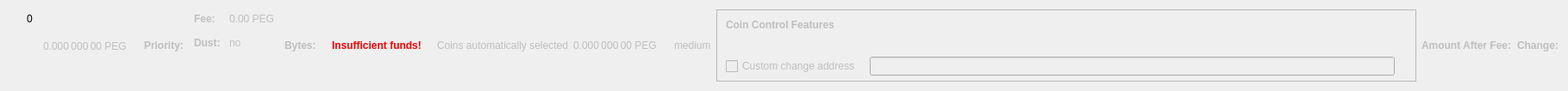
    <widget class="QWidget" name="dummyHideWidget" native="true">
     <property name="maximumSize">
      <size>
       <width>100</width>
       <height>22</height>
      </size>
     </property>
     <layout class="QHBoxLayout" name="dummyHideLayout">
      <item>
       <layout class="QFormLayout" name="formLayoutCoinControl1">
        <property name="horizontalSpacing">
         <number>10</number>
        </property>
        <property name="verticalSpacing">
         <number>14</number>
        </property>
        <property name="leftMargin">
         <number>10</number>
        </property>
        <property name="topMargin">
         <number>4</number>
        </property>
        <property name="rightMargin">
         <number>6</number>
        </property>
        <item row="0" column="1">
         <widget class="QLabel" name="labelCoinControlBytes">
          <property name="cursor">
           <cursorShape>IBeamCursor</cursorShape>
          </property>
          <property name="contextMenuPolicy">
           <enum>Qt::ActionsContextMenu</enum>
          </property>
          <property name="text">
           <string notr="true">0</string>
          </property>
          <property name="textInteractionFlags">
           <set>Qt::LinksAccessibleByMouse|Qt::TextSelectableByKeyboard|Qt::TextSelectableByMouse</set>
          </property>
         </widget>
        </item>
       </layout>
      </item>
      <item>
       <widget class="QLabel" name="labelCoinControlAfterFee">
        <property name="enabled">
         <bool>false</bool>
        </property>
        <property name="sizePolicy">
         <sizepolicy hsizetype="Fixed" vsizetype="Fixed">
          <horstretch>0</horstretch>
          <verstretch>0</verstretch>
         </sizepolicy>
        </property>
        <property name="minimumSize">
         <size>
          <width>111</width>
          <height>12</height>
         </size>
        </property>
        <property name="maximumSize">
         <size>
          <width>111</width>
          <height>12</height>
         </size>
        </property>
        <property name="cursor">
         <cursorShape>IBeamCursor</cursorShape>
        </property>
        <property name="contextMenuPolicy">
         <enum>Qt::ActionsContextMenu</enum>
        </property>
        <property name="text">
         <string notr="true">0.000 000 00 PEG</string>
        </property>
        <property name="textInteractionFlags">
         <set>Qt::LinksAccessibleByMouse|Qt::TextSelectableByKeyboard|Qt::TextSelectableByMouse</set>
        </property>
       </widget>
      </item>
      <item>
       <widget class="QLabel" name="labelCoinControlPriorityText">
        <property name="enabled">
         <bool>false</bool>
        </property>
        <property name="font">
         <font>
          <weight>75</weight>
          <bold>true</bold>
         </font>
        </property>
        <property name="text">
         <string>Priority:</string>
        </property>
       </widget>
      </item>
      <item>
       <layout class="QHBoxLayout" name="horizontalLayout"/>
      </item>
      <item>
       <layout class="QFormLayout" name="formLayoutCoinControl3">
        <property name="horizontalSpacing">
         <number>10</number>
        </property>
        <property name="verticalSpacing">
         <number>14</number>
        </property>
        <property name="leftMargin">
         <number>6</number>
        </property>
        <property name="topMargin">
         <number>4</number>
        </property>
        <property name="rightMargin">
         <number>6</number>
        </property>
        <item row="0" column="0">
         <widget class="QLabel" name="labelCoinControlFeeText">
          <property name="enabled">
           <bool>false</bool>
          </property>
          <property name="font">
           <font>
            <weight>75</weight>
            <bold>true</bold>
           </font>
          </property>
          <property name="text">
           <string>Fee:</string>
          </property>
          <property name="margin">
           <number>0</number>
          </property>
         </widget>
        </item>
        <item row="0" column="1">
         <widget class="QLabel" name="labelCoinControlFee">
          <property name="enabled">
           <bool>false</bool>
          </property>
          <property name="cursor">
           <cursorShape>IBeamCursor</cursorShape>
          </property>
          <property name="contextMenuPolicy">
           <enum>Qt::ActionsContextMenu</enum>
          </property>
          <property name="text">
           <string notr="true">0.00 PEG</string>
          </property>
          <property name="textInteractionFlags">
           <set>Qt::LinksAccessibleByMouse|Qt::TextSelectableByKeyboard|Qt::TextSelectableByMouse</set>
          </property>
         </widget>
        </item>
        <item row="1" column="0">
         <widget class="QLabel" name="labelCoinControlLowOutputText">
          <property name="enabled">
           <bool>false</bool>
          </property>
          <property name="font">
           <font>
            <weight>75</weight>
            <bold>true</bold>
           </font>
          </property>
          <property name="text">
           <string>Dust:</string>
          </property>
         </widget>
        </item>
        <item row="1" column="1">
         <widget class="QLabel" name="labelCoinControlLowOutput">
          <property name="enabled">
           <bool>false</bool>
          </property>
          <property name="cursor">
           <cursorShape>IBeamCursor</cursorShape>
          </property>
          <property name="contextMenuPolicy">
           <enum>Qt::ActionsContextMenu</enum>
          </property>
          <property name="text">
           <string>no</string>
          </property>
          <property name="textInteractionFlags">
           <set>Qt::LinksAccessibleByMouse|Qt::TextSelectableByKeyboard|Qt::TextSelectableByMouse</set>
          </property>
         </widget>
        </item>
       </layout>
      </item>
      <item>
       <widget class="QLabel" name="labelCoinControlBytesText">
        <property name="enabled">
         <bool>false</bool>
        </property>
        <property name="font">
         <font>
          <weight>75</weight>
          <bold>true</bold>
         </font>
        </property>
        <property name="text">
         <string>Bytes:</string>
        </property>
       </widget>
      </item>
      <item>
       <layout class="QFormLayout" name="formLayoutCoinControl2">
        <property name="horizontalSpacing">
         <number>10</number>
        </property>
        <property name="verticalSpacing">
         <number>14</number>
        </property>
        <property name="leftMargin">
         <number>6</number>
        </property>
        <property name="topMargin">
         <number>4</number>
        </property>
        <property name="rightMargin">
         <number>6</number>
        </property>
       </layout>
      </item>
      <item>
       <layout class="QHBoxLayout" name="horizontalLayoutCoinControl2">
        <property name="spacing">
         <number>8</number>
        </property>
        <property name="bottomMargin">
         <number>10</number>
        </property>
       </layout>
      </item>
      <item>
       <widget class="QLabel" name="labelCoinControlInsuffFunds">
        <property name="enabled">
         <bool>false</bool>
        </property>
        <property name="minimumSize">
         <size>
          <width>0</width>
          <height>0</height>
         </size>
        </property>
        <property name="font">
         <font>
          <weight>75</weight>
          <bold>true</bold>
         </font>
        </property>
        <property name="styleSheet">
         <string notr="true">color:red;font-weight:bold;</string>
        </property>
        <property name="text">
         <string>Insufficient funds!</string>
        </property>
        <property name="margin">
         <number>5</number>
        </property>
       </widget>
      </item>
      <item>
       <layout class="QFormLayout" name="formLayoutCoinControl4">
        <property name="horizontalSpacing">
         <number>10</number>
        </property>
        <property name="verticalSpacing">
         <number>14</number>
        </property>
        <property name="leftMargin">
         <number>6</number>
        </property>
        <property name="topMargin">
         <number>4</number>
        </property>
        <property name="rightMargin">
         <number>6</number>
        </property>
       </layout>
      </item>
      <item>
       <widget class="QLabel" name="labelCoinControlAutomaticallySelected">
        <property name="enabled">
         <bool>false</bool>
        </property>
        <property name="sizePolicy">
         <sizepolicy hsizetype="Fixed" vsizetype="Fixed">
          <horstretch>0</horstretch>
          <verstretch>0</verstretch>
         </sizepolicy>
        </property>
        <property name="minimumSize">
         <size>
          <width>0</width>
          <height>0</height>
         </size>
        </property>
        <property name="maximumSize">
         <size>
          <width>240</width>
          <height>16777215</height>
         </size>
        </property>
        <property name="text">
         <string>Coins automatically selected</string>
        </property>
        <property name="margin">
         <number>5</number>
        </property>
       </widget>
      </item>
      <item>
       <widget class="QLabel" name="labelCoinControlChange">
        <property name="enabled">
         <bool>false</bool>
        </property>
        <property name="sizePolicy">
         <sizepolicy hsizetype="Fixed" vsizetype="Fixed">
          <horstretch>0</horstretch>
          <verstretch>0</verstretch>
         </sizepolicy>
        </property>
        <property name="minimumSize">
         <size>
          <width>111</width>
          <height>0</height>
         </size>
        </property>
        <property name="maximumSize">
         <size>
          <width>111</width>
          <height>16777215</height>
         </size>
        </property>
        <property name="cursor">
         <cursorShape>IBeamCursor</cursorShape>
        </property>
        <property name="contextMenuPolicy">
         <enum>Qt::ActionsContextMenu</enum>
        </property>
        <property name="text">
         <string notr="true">0.000 000 00 PEG</string>
        </property>
        <property name="textInteractionFlags">
         <set>Qt::LinksAccessibleByMouse|Qt::TextSelectableByKeyboard|Qt::TextSelectableByMouse</set>
        </property>
       </widget>
      </item>
      <item>
       <widget class="QLabel" name="labelCoinControlPriority">
        <property name="enabled">
         <bool>false</bool>
        </property>
        <property name="cursor">
         <cursorShape>IBeamCursor</cursorShape>
        </property>
        <property name="contextMenuPolicy">
         <enum>Qt::ActionsContextMenu</enum>
        </property>
        <property name="text">
         <string>medium</string>
        </property>
        <property name="textInteractionFlags">
         <set>Qt::LinksAccessibleByMouse|Qt::TextSelectableByKeyboard|Qt::TextSelectableByMouse</set>
        </property>
       </widget>
      </item>
      <item>
       <widget class="QFrame" name="frameCoinControl">
        <property name="sizePolicy">
         <sizepolicy hsizetype="Expanding" vsizetype="Expanding">
          <horstretch>0</horstretch>
          <verstretch>0</verstretch>
         </sizepolicy>
        </property>
        <property name="maximumSize">
         <size>
          <width>16777215</width>
          <height>16777215</height>
         </size>
        </property>
        <property name="frameShape">
         <enum>QFrame::StyledPanel</enum>
        </property>
        <property name="frameShadow">
         <enum>QFrame::Sunken</enum>
        </property>
        <layout class="QVBoxLayout" name="verticalLayoutCoinControl2_2">
         <property name="spacing">
          <number>0</number>
         </property>
         <property name="leftMargin">
          <number>0</number>
         </property>
         <property name="topMargin">
          <number>0</number>
         </property>
         <property name="rightMargin">
          <number>0</number>
         </property>
         <property name="bottomMargin">
          <number>6</number>
         </property>
         <item>
          <layout class="QVBoxLayout" name="verticalLayoutCoinControl" stretch="0,0,0,1">
           <property name="spacing">
            <number>0</number>
           </property>
           <property name="leftMargin">
            <number>10</number>
           </property>
           <property name="topMargin">
            <number>10</number>
           </property>
           <item>
            <layout class="QHBoxLayout" name="horizontalLayoutCoinControl1">
             <property name="bottomMargin">
              <number>15</number>
             </property>
             <item>
              <widget class="QLabel" name="labelCoinControlFeatures">
               <property name="enabled">
                <bool>false</bool>
               </property>
               <property name="sizePolicy">
                <sizepolicy hsizetype="Preferred" vsizetype="Maximum">
                 <horstretch>0</horstretch>
                 <verstretch>0</verstretch>
                </sizepolicy>
               </property>
               <property name="font">
                <font>
                 <weight>75</weight>
                 <bold>true</bold>
                </font>
               </property>
               <property name="styleSheet">
                <string notr="true">font-weight:bold;</string>
               </property>
               <property name="text">
                <string>Coin Control Features</string>
               </property>
              </widget>
             </item>
            </layout>
           </item>
           <item>
            <widget class="QWidget" name="widgetCoinControl" native="true">
             <property name="sizePolicy">
              <sizepolicy hsizetype="Preferred" vsizetype="Preferred">
               <horstretch>0</horstretch>
               <verstretch>0</verstretch>
              </sizepolicy>
             </property>
             <property name="minimumSize">
              <size>
               <width>0</width>
               <height>0</height>
              </size>
             </property>
             <property name="styleSheet">
              <string notr="true"/>
             </property>
             <layout class="QHBoxLayout" name="horizontalLayoutCoinControl5_2">
              <property name="leftMargin">
               <number>0</number>
              </property>
              <property name="topMargin">
               <number>0</number>
              </property>
              <property name="rightMargin">
               <number>0</number>
              </property>
              <property name="bottomMargin">
               <number>0</number>
              </property>
              <item>
               <layout class="QHBoxLayout" name="horizontalLayoutCoinControl3">
                <property name="spacing">
                 <number>20</number>
                </property>
                <property name="topMargin">
                 <number>0</number>
                </property>
                <property name="bottomMargin">
                 <number>10</number>
                </property>
               </layout>
              </item>
             </layout>
            </widget>
           </item>
           <item>
            <layout class="QHBoxLayout" name="horizontalLayoutCoinControl4" stretch="0,0,0">
             <property name="spacing">
              <number>12</number>
             </property>
             <property name="sizeConstraint">
              <enum>QLayout::SetDefaultConstraint</enum>
             </property>
             <property name="topMargin">
              <number>5</number>
             </property>
             <property name="rightMargin">
              <number>5</number>
             </property>
             <item>
              <widget class="QCheckBox" name="checkBoxCoinControlChange">
               <property name="enabled">
                <bool>false</bool>
               </property>
               <property name="toolTip">
                <string>If this is activated, but the change address is empty or invalid, change will be sent to a newly generated address.</string>
               </property>
               <property name="text">
                <string>Custom change address</string>
               </property>
              </widget>
             </item>
             <item>
              <widget class="QValidatedLineEdit" name="lineEditCoinControlChange">
               <property name="enabled">
                <bool>false</bool>
               </property>
               <property name="sizePolicy">
                <sizepolicy hsizetype="Expanding" vsizetype="Fixed">
                 <horstretch>0</horstretch>
                 <verstretch>0</verstretch>
                </sizepolicy>
               </property>
              </widget>
             </item>
             <item>
              <widget class="QLabel" name="labelCoinControlChangeLabel_2">
               <property name="sizePolicy">
                <sizepolicy hsizetype="Preferred" vsizetype="Expanding">
                 <horstretch>0</horstretch>
                 <verstretch>0</verstretch>
                </sizepolicy>
               </property>
               <property name="minimumSize">
                <size>
                 <width>0</width>
                 <height>0</height>
                </size>
               </property>
               <property name="text">
                <string/>
               </property>
               <property name="margin">
                <number>3</number>
               </property>
              </widget>
             </item>
            </layout>
           </item>
           <item>
            <spacer name="verticalSpacerCoinControl">
             <property name="orientation">
              <enum>Qt::Vertical</enum>
             </property>
             <property name="sizeHint" stdset="0">
              <size>
               <width>800</width>
               <height>1</height>
              </size>
             </property>
            </spacer>
           </item>
          </layout>
         </item>
        </layout>
       </widget>
      </item>
      <item>
       <widget class="QLabel" name="labelCoinControlAfterFeeText">
        <property name="enabled">
         <bool>false</bool>
        </property>
        <property name="minimumSize">
         <size>
          <width>0</width>
          <height>0</height>
         </size>
        </property>
        <property name="maximumSize">
         <size>
          <width>16777215</width>
          <height>16777215</height>
         </size>
        </property>
        <property name="font">
         <font>
          <weight>75</weight>
          <bold>true</bold>
         </font>
        </property>
        <property name="text">
         <string>Amount After Fee:</string>
        </property>
        <property name="alignment">
         <set>Qt::AlignLeading|Qt::AlignLeft|Qt::AlignVCenter</set>
        </property>
        <property name="margin">
         <number>0</number>
        </property>
       </widget>
      </item>
      <item>
       <widget class="QLabel" name="labelCoinControlChangeText">
        <property name="enabled">
         <bool>false</bool>
        </property>
        <property name="sizePolicy">
         <sizepolicy hsizetype="Preferred" vsizetype="Preferred">
          <horstretch>0</horstretch>
          <verstretch>0</verstretch>
         </sizepolicy>
        </property>
        <property name="minimumSize">
         <size>
          <width>0</width>
          <height>0</height>
         </size>
        </property>
        <property name="maximumSize">
         <size>
          <width>16777215</width>
          <height>16777215</height>
         </size>
        </property>
        <property name="font">
         <font>
          <weight>75</weight>
          <bold>true</bold>
         </font>
        </property>
        <property name="text">
         <string>Change:</string>
        </property>
        <property name="alignment">
         <set>Qt::AlignLeading|Qt::AlignLeft|Qt::AlignVCenter</set>
        </property>
       </widget>
      </item>
     </layout>
    </widget>
